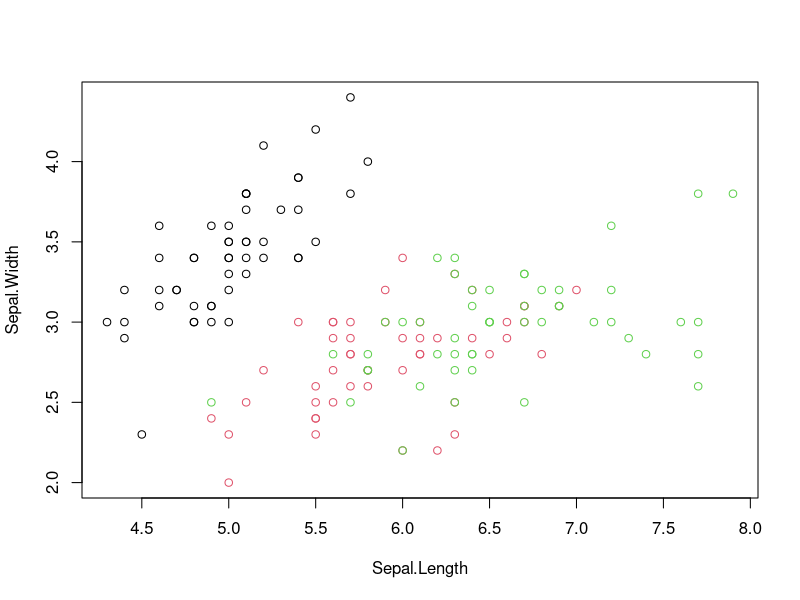
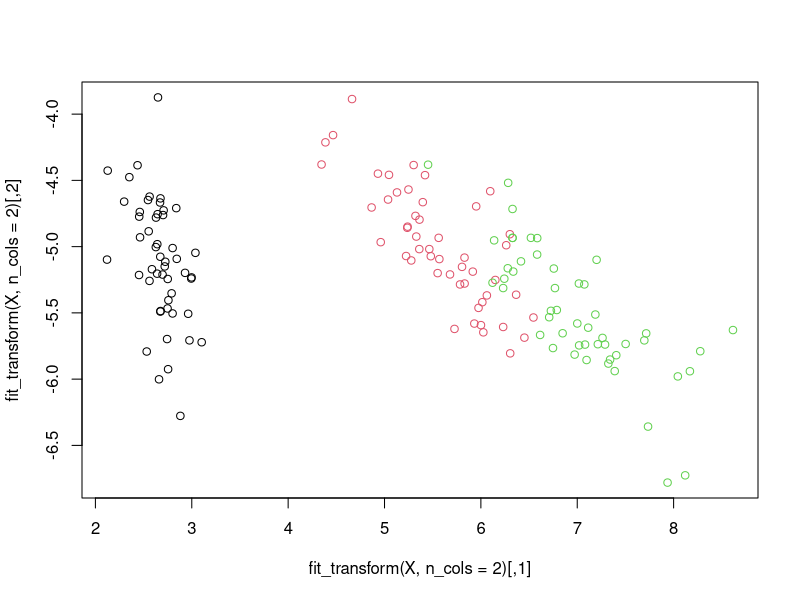

These figures' R source, in order:
# This is a translation of https://towardsdatascience.com/implementing-pca-from-scratch-fb434f1acbaa
# into R code. Formerly, this was python code. A reference class is used.

library(dplyr)
library(Matrix)
setClassUnion("df_type", c("matrix", "data.frame", "dgCMatrix"))
PCA = setRefClass("PCA", fields = list(data="df_type"),
            methods=list(
              
              standardize_data = function(X=data){
                apply(X, 2, function(x) (x - mean(x)) / sd(x))
              },
              
              get_covariance_matrix = function(X=data){
                cov(X)
              },
              
              get_eigenvectors = function(X=data, n_cols){
                eigenvalues = eigen(X)$values
                eigenvectors = eigen(X)$vectors
                cols = sort(eigenvalues, decreasing=TRUE, index.return=TRUE)$ix
                eigenvectors[,cols[1:n_cols]]
              },
              
              project_matrix = function(X=data, eigenvectors){
                X %*% eigenvectors
              }
            ))

fit_transform = function(X, n_cols){
  eigenvectors = X %>% (apply_PCA$standardize_data) %>% (apply_PCA$get_covariance_matrix) %>% (function(x) apply_PCA$get_eigenvectors(x, n_cols))
  apply_PCA$project_matrix(as.matrix(X), eigenvectors) 
}

data(iris)
Y = iris[,ncol(iris)]
X = iris[,-ncol(iris)]
plot(X[,c(1,2)],col=Y)

apply_PCA = PCA(data=as.matrix(iris))
plot(fit_transform(X, n_cols=2),col=Y)
